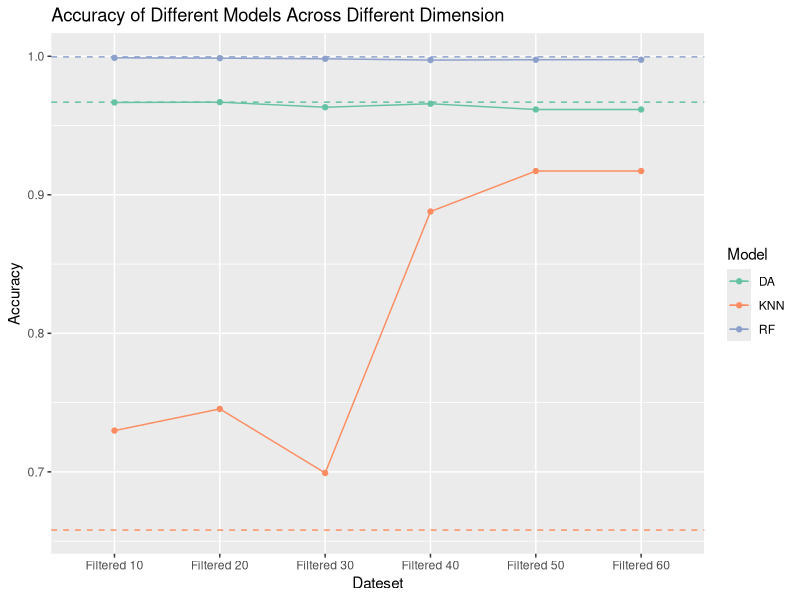

This figure's R source:
library(ggplot2)
library(tidyr)

# Load Baseline Result
Task0_Result <- read.csv("./SEM1/Project2/Experiment_Result/Baseline_Result.csv", header = TRUE, sep = ",", stringsAsFactors = FALSE)

Task4_10_Result <- read.csv("./SEM1/Project2/Experiment_Result/Task4_10_Result.csv", header = TRUE, sep = ",", stringsAsFactors = FALSE)

Task4_20_Result <- read.csv("./SEM1/Project2/Experiment_Result/Task4_20_Result.csv", header = TRUE, sep = ",", stringsAsFactors = FALSE)

Task4_30_Result <- read.csv("./SEM1/Project2/Experiment_Result/Task4_30_Result.csv", header = TRUE, sep = ",", stringsAsFactors = FALSE)

Task4_40_Result <- read.csv("./SEM1/Project2/Experiment_Result/Task4_40_Result.csv", header = TRUE, sep = ",", stringsAsFactors = FALSE)

Task4_50_Result <- read.csv("./SEM1/Project2/Experiment_Result/Task4_50_Result.csv", header = TRUE, sep = ",", stringsAsFactors = FALSE)

Task4_60_Result <- read.csv("./SEM1/Project2/Experiment_Result/Task4_60_Result.csv", header = TRUE, sep = ",", stringsAsFactors = FALSE)

Final_Result <- rbind(Task0_Result, Task4_10_Result, Task4_20_Result, Task4_30_Result, Task4_40_Result, Task4_50_Result, Task4_60_Result)

colnames(Final_Result) <- c("Dataset", "DA", "KNN", "RF")

Result_long <- pivot_longer(Final_Result, 
                            cols = colnames(Final_Result)[-1], 
                            names_to = "Model", 
                            values_to = "Accuracy") 

Baseline_long <- Result_long[1:3, ]
Result_long <- Result_long[-c(1, 2, 3), ]

fig <- ggplot(Result_long, aes(x = Dataset, y = Accuracy, color = Model, group = Model)) +
  geom_line() +                # Plot the lines connecting the points for each model
  geom_point() +               # Add points to show the accuracy values
  labs(title = "Accuracy of Different Models Across Different Dimension",  # Plot title
       x = "Dateset",  # X-axis label
       y = "Accuracy") +  # Y-axis label
  scale_color_brewer(palette = "Set2") + 
  geom_hline(data = Baseline_long, 
             aes(yintercept = Accuracy, color = Model), 
             linetype = "dashed")  # Add horizontal dashed lines for Baseline

ggsave("./SEM1/Project2/Figures/Task4 Acc Lineplot.pdf", width = 8, height = 6)
